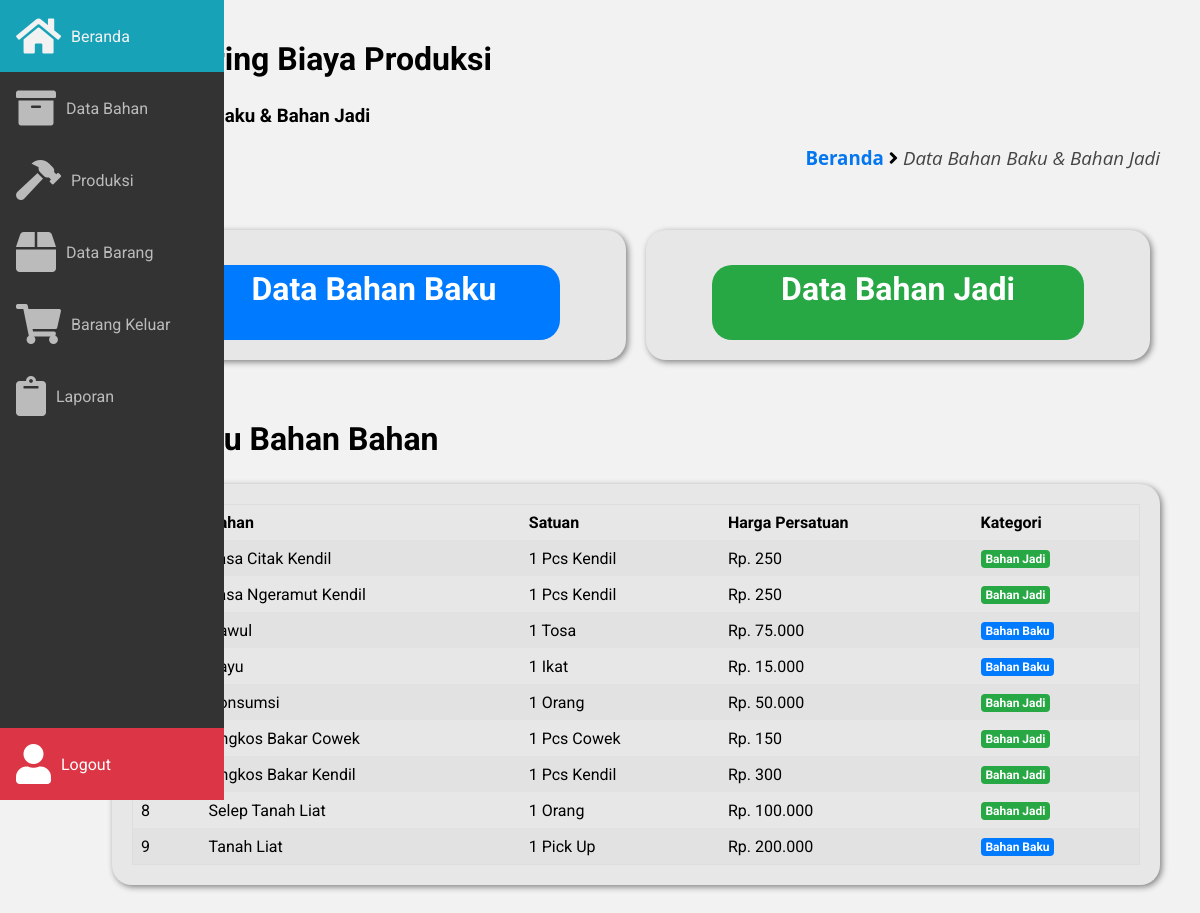
/frontend/bahan/index.php (signed in), run on the app's committed database.
### tables this page shows
CREATE TABLE `bahan` (
  `id_bahan` int(11) NOT NULL,
  `nama_bahan` varchar(100) NOT NULL,
  `tgl` date NOT NULL,
  `kuantitas` int(12) NOT NULL,
  `satuan` varchar(100) NOT NULL,
  `harga` int(11) NOT NULL,
  `kategori` varchar(100) NOT NULL
);

### frontend/bahan/index.php (the view, shortened to what this page needs)
<!DOCTYPE html>
<html lang="pt-BR">
	<head>
		<link rel="stylesheet" href="https://pro.fontawesome.com/releases/v5.10.0/css/all.css"/>
		<link
			rel="stylesheet"
			href="https://cdn.materialdesignicons.com/4.9.95/css/materialdesignicons.min.css"
		/>
		<link rel="stylesheet" href="../../assets/css/main.css" />
		<link rel="stylesheet" href="../../assets/css/style.css" />
		<link rel="stylesheet" href="../../assets/css/sidebar.css" />
	</head>
	<body>
		<?php
			include '../layout/sidebar.php';
		?>
		<main class="main">
			<section>
				<h2>Monitoring Biaya Produksi</h2>
				<h3>Data Bahan Baku & Bahan Jadi</h3>
				<div class="breadcrumb">
						<h3>
							<a href="../../beranda.php?page=beranda">Beranda</a> <i class="fa fa-angle-right"></i>
							<span class="akhir-link-breadcrumb">Data Bahan Baku & Bahan Jadi</span>
						</h3>
				</div>
				<div class="container margin-bottom-100">
					<div class="baris baris-tengah">
						<div class="kolom-50-kiri">
							<div class="box-konten-radius backgorund-e7 padding-20">
								<center>
									<a href="bhn_baku/index.php?page=bahan">
										<div class="box-header-radius-80 background-biru teks-putih">
											<h2>Data Bahan Baku</h2>
										</div>
									</a>
								</center>
							</div>
						</div>
						<div class="kolom-50-kanan">
							<div class="box-konten-radius backgorund-e7 padding-20">
								<center>
									<a href="bhn_jadi/index.php?page=bahan">
										<div class="box-header-radius-80 background-hijau teks-putih">
											<h2>Data Bahan Jadi</h2>
										</div>
									</a>
								</center>
							</div>
						</div>
						<div class="kolom-100 margin-top-50">
							<h2>Pratinjau Bahan Bahan</h2>
							<div class="box-konten-radius backgorund-e7 padding-20">
								<div class="table-box">
									<table class="table-responsive">
										<tr>
											<th>No</th>
											<th>Bahan</th>
											<th>Satuan</th>
											<th>Harga Persatuan</th>
											<th>Kategori</th>
										</tr>
										<?php
											include '../../database/koneksi.php';
											$no     = 1;
											$sql    = "SELECT * FROM bahan ORDER BY nama_bahan ASC LIMIT 10";
											$query  = mysqli_query($host, $sql);
											while ($listBahan = mysqli_fetch_assoc($query) ) {
										?>
										<tr>
											<td><?php echo $no++ ?></td>
											<td><?php echo $listBahan['nama_bahan'] ?></td>
											<td><?php echo $listBahan['kuantitas'] . " " . $listBahan['satuan'] ?></td>
											<td><?php echo "Rp. " . number_format($listBahan['harga'], 0, ',' , '.') ?></td>
											<td>
												<?php
													if ($listBahan['kategori'] == 'bahan baku') {
														echo "<span class='lencana lencana-biru'>" . ucwords(strtolower($listBahan['kategori']))  ."</span>";
													} else {
														echo "<span class='lencana lencana-hijau'>" . ucwords(strtolower($listBahan['kategori'])) ."</span>";
													}
												?>
											</td>
										</tr>
										<?php } ?>
									</table>
								</div>
							</div>
						</div>
					</div>
				</div>
			</section>
		</main>
	</body>
</html>

### assets/css/main.css (style rules this page uses)
:root { --sidebar-width: 4.5em; }
body { margin: 0; padding: 0; font-family: 'Roboto'; }
* { outline: none; box-sizing: border-box; }
.main { margin-left: auto; margin-right: auto; max-width: 100%; padding: 1.5em 1.5em; }
.main h2 { font-size: 2em; margin-top: 0px; }
@media (min-width: 572px) { .main { margin-left: var(--sidebar-width); } }
@media (min-width: 992px) { .main { padding: 2.5em; } }

### assets/css/style.css (style rules this page uses)
body { background-color: #f2f2f2; }
.breadcrumb { text-align: right; font-family: open sans; margin-bottom: 50px; }
.akhir-link-breadcrumb { font-weight: 400; font-style: italic; color: #444; }
.breadcrumb a { color: #0376f0; }
.table-box { overflow-x:auto !important; }
.table-responsive { border-collapse: collapse; border-spacing: 0; width: 100%; border: 1px solid #ddd; }
.table-responsive, th, td { text-align: left; padding: 8px; }
.table-responsive tr:nth-child(even) { background-color: #e2e2e2 !important }
.background-biru { background-color: #007bff !important; }
.background-hijau { background-color: #28a745 !important; }
.backgorund-e7 { background-color: #e7e7e7 !important; }
.teks-putih { color: #ffffff !important; }
.lencana { display: inline-block; padding: 0.25em 0.4em; font-size: 75%; font-weight: 700; line-height: 1; text-align: center; white-space: nowrap; vertical-align: baseline; border-radius: 0.25rem; transition: color 0.15s ease-in-out, background-color 0.15s ease-in-out, border-color 0.15s ease-in-out, box-shadow 0.15s ease-in-out; }
.lencana-biru { color: #fff; background-color: #007bff; }
.lencana-hijau { color: #fff; background-color: #28a745; }
.box-konten-radius { width: 100%; height: auto; border-radius: 20px; overflow: hidden; box-shadow: 2px 2px 6px grey; }
.box-header-radius-80 { width: 80%; margin-top: 15px; background-color: white; border-radius: 20px; padding: 5px; }
a { text-decoration: none; }
.container { width: 100%; padding-right: 15px; padding-left: 15px; margin-right: auto; margin-left: auto; }
.baris { display: -ms-flexbox; display: flex; -ms-flex-wrap: wrap; flex-wrap: wrap; margin-right: -15px; margin-left: -15px; }
.baris-tengah { -ms-flex-pack: center !important; justify-content: center !important; }
.margin-bottom-100 { margin-bottom: 100px !important; }
.margin-top-50 { margin-top: 50px !important; }
.padding-20 { padding: 20px !important; }
@media screen and (min-width: 400px) { .container { max-width: 400px; } }
@media screen and (min-width: 400px) { .kolom-100 { width: 100% !important; } }
@media screen and (min-width: 400px) { .kolom-50-kanan { padding: 10px; width: 100% !important; float: right !important; } }
@media screen and (min-width: 400px) { .kolom-50-kiri { padding: 10px; width: 100% !important; float: left !important; } }
@media (min-width: 576px) { .container { max-width: 540px; } }
@media (min-width: 768px) { .container { max-width: 720px; } }
@media (min-width: 992px) { .container { max-width: 960px; } }
@media (min-width: 1200px) { .container { max-width: 1140px; } }
@media (min-width: 1200px) { .kolom-100 { width: 100% !important; } }
@media (min-width: 1200px) { .kolom-50-kanan { padding: 10px; width: 50% !important; float: right !important; } }
@media (min-width: 1200px) { .kolom-50-kiri { padding: 10px; width: 50% !important; float: left !important; } }

### data on the page
bahan: nama_bahan "Jasa Citak Kendil", kuantitas "1", satuan "Pcs Kendil", harga "250", kategori "Bahan Jadi"
bahan: nama_bahan "Jasa Ngeramut Kendil", kuantitas "1", satuan "Pcs Kendil", harga "250", kategori "Bahan Jadi"
bahan: nama_bahan "Kawul", kuantitas "1", satuan "Tosa", harga "75.000", kategori "Bahan Baku"
bahan: nama_bahan "Kayu", kuantitas "1", satuan "Ikat", harga "15.000", kategori "Bahan Baku"
bahan: nama_bahan "Konsumsi", kuantitas "1", satuan "Orang", harga "50.000", kategori "Bahan Jadi"
bahan: nama_bahan "Ongkos Bakar Cowek", kuantitas "1", satuan "Pcs Cowek", harga "150", kategori "Bahan Jadi"
bahan: nama_bahan "Ongkos Bakar Kendil", kuantitas "1", satuan "Pcs Kendil", harga "300", kategori "Bahan Jadi"
bahan: nama_bahan "Selep Tanah Liat", kuantitas "1", satuan "Orang", harga "100.000", kategori "Bahan Jadi"
bahan: nama_bahan "Tanah Liat", kuantitas "1", satuan "Pick Up", harga "200.000", kategori "Bahan Baku"
